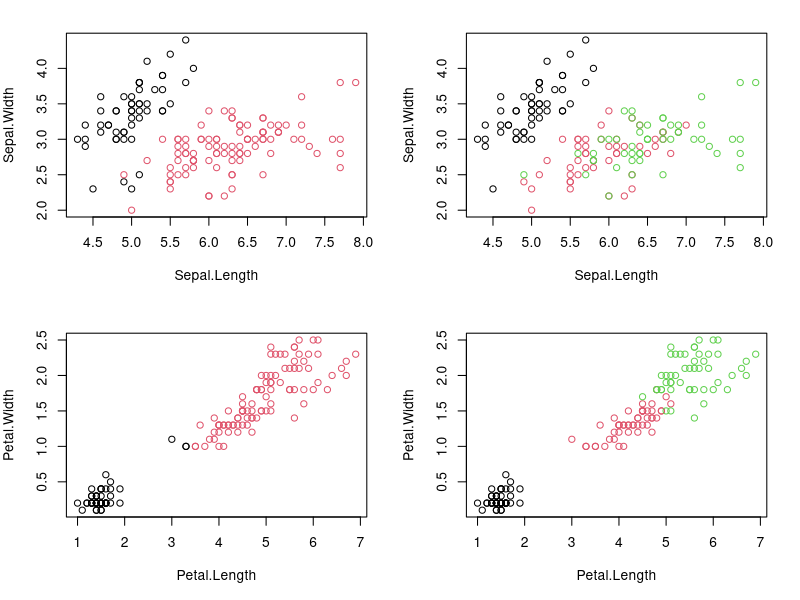
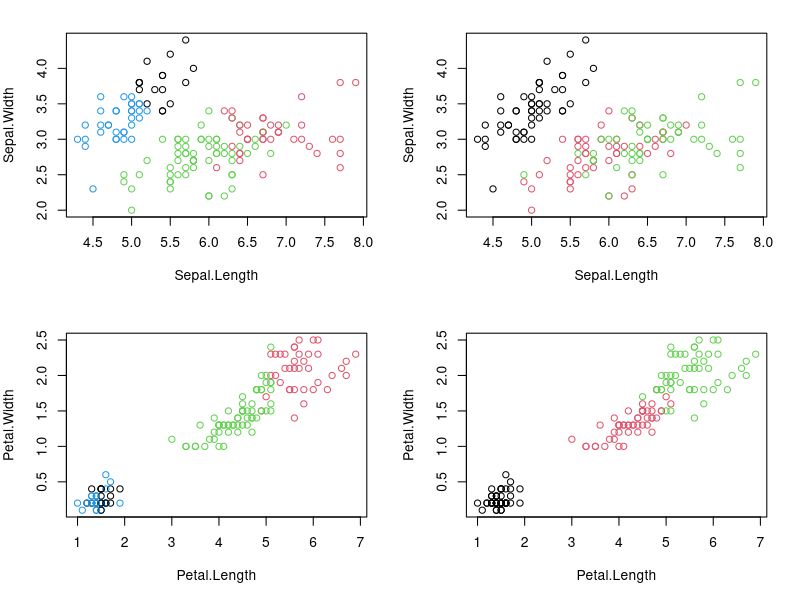
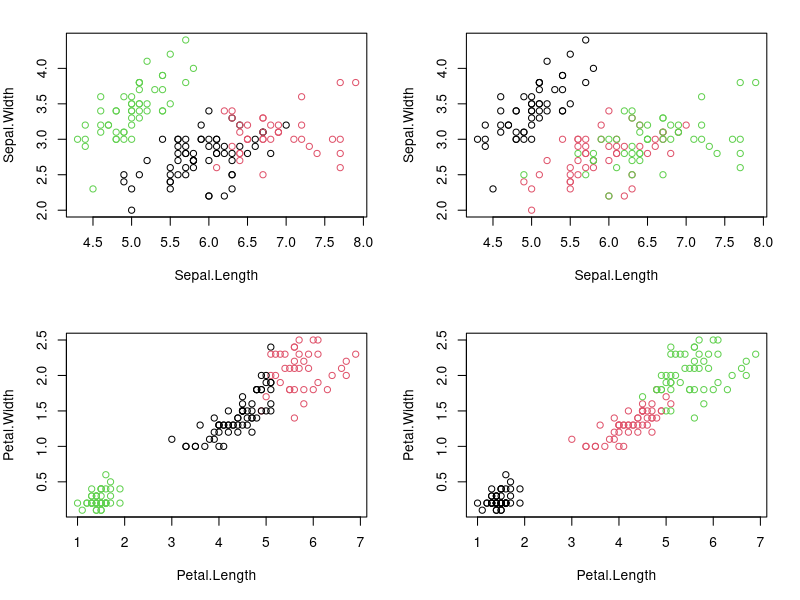
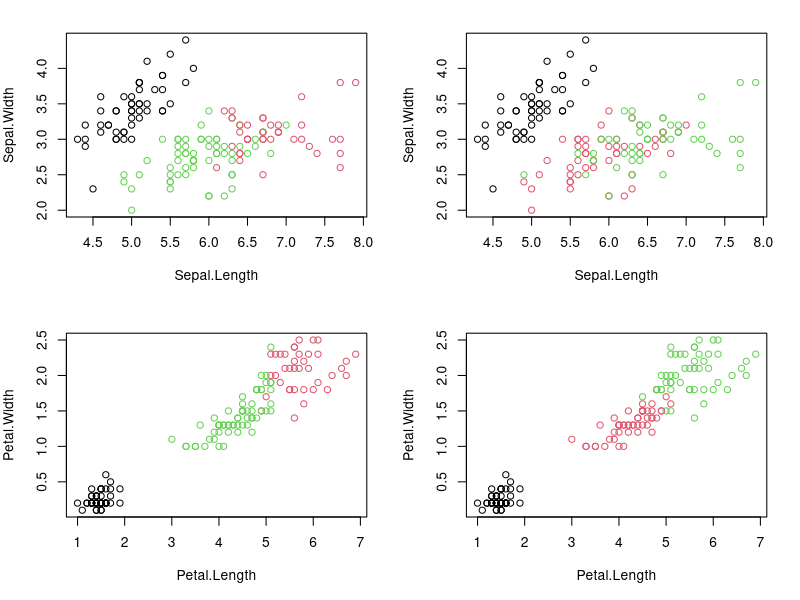
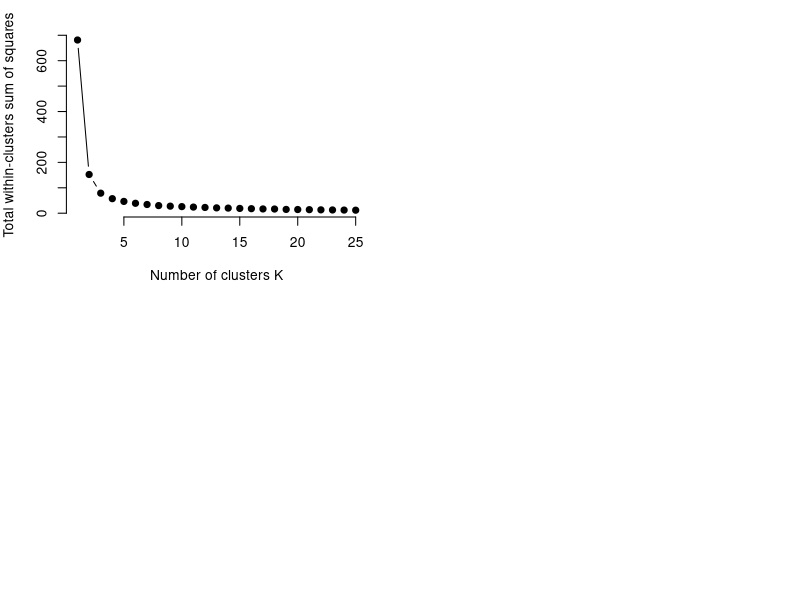

Here is the R script that generated these plots, in order:

# Author: dxjester
# Comments:  Use the R function kmeans to cluster the points as well as possible

rm(list = ls()) # new environment

library(ggplot2) # for graphing needs

set.seed(0213)

k.max <- 25
irisData <- read.table("iris.txt", header = TRUE, row.names = 1) # data import from working directory
rowNumbers= nrow(irisData) # retrieve number of rows

iris.predictors<- iris[,c(1,2,3,4)] # create new predictor vector set which leaves out the response variable
iris.response<- iris[,"Species"] # create new vector with only response variables

head(iris.predictors)
head(iris.response)

# -------------------------------------------------------------- #
# ----------------  BEGIN 2 x CLUSTER ANALYSIS ----------------- # 
# -------------------------------------------------------------- #
twoClusters<- kmeans(iris.predictors,2) #aplly k-means algorithm with no. of centroids(k)=3
twoClusters$size # gives no. of records in each cluster

par(mfrow=c(2,2), mar=c(5,4,2,2))
plot(iris.predictors[c(1,2)], col=twoClusters$cluster)# Plot to see how Sepal.Length and Sepal.Width data points have been distributed in clusters
plot(iris.predictors[c(1,2)], col=iris.response)# Plot to see how Sepal.Length and Sepal.Width data points have been distributed originally as per "class" attribute in dataset
plot(iris.predictors[c(3,4)], col=twoClusters$cluster)# Plot to see how Petal.Length and Petal.Width data points have been distributed in clusters
plot(iris.predictors[c(3,4)], col=iris.response)

table(twoClusters$cluster,iris.response)


# -------------------------------------------------------------- #
# ----------------  BEGIN 4 x CLUSTER ANALYSIS ----------------- # 
# -------------------------------------------------------------- #
fourClusters<- kmeans(iris.predictors,4) #aplly k-means algorithm with no. of centroids(k)=3
fourClusters$size # gives no. of records in each cluster

par(mfrow=c(2,2), mar=c(5,4,2,2))
plot(iris.predictors[c(1,2)], col=fourClusters$cluster)# Plot to see how Sepal.Length and Sepal.Width data points have been distributed in clusters
plot(iris.predictors[c(1,2)], col=iris.response)# Plot to see how Sepal.Length and Sepal.Width data points have been distributed originally as per "class" attribute in dataset
plot(iris.predictors[c(3,4)], col=fourClusters$cluster)# Plot to see how Petal.Length and Petal.Width data points have been distributed in clusters
plot(iris.predictors[c(3,4)], col=iris.response)

table(fourClusters$cluster,iris.response)

# -------------------------------------------------------------- #
# ----------------  BEGIN 3 x CLUSTER ANALYSIS ----------------- # 
# -------------------------------------------------------------- #
threeClusters<- kmeans(iris.predictors,3, nstart = 5) #aplly k-means algorithm with no. of centroids(k)=3
threeClusters$size # gives no. of records in each cluster

par(mfrow=c(2,2), mar=c(5,4,2,2))
plot(iris.predictors[c(1,2)], col=threeClusters$cluster)# Plot to see how Sepal.Length and Sepal.Width data points have been distributed in clusters
plot(iris.predictors[c(1,2)], col=iris.response)# Plot to see how Sepal.Length and Sepal.Width data points have been distributed originally as per "class" attribute in dataset
plot(iris.predictors[c(3,4)], col=threeClusters$cluster)# Plot to see how Petal.Length and Petal.Width data points have been distributed in clusters
plot(iris.predictors[c(3,4)], col=iris.response)

threeClusters$tot.withinss
table(threeClusters$cluster,iris.response)

# -------------------------------------------------------------- #
# ----------------  BEGIN 3 x CLUSTER ANALYSIS ----------------- # 
# -------------------------------------------------------------- #
threeClusters<- kmeans(iris.predictors,3, nstart = 50) #aplly k-means algorithm with no. of centroids(k)=3
threeClusters$size # gives no. of records in each cluster

par(mfrow=c(2,2), mar=c(5,4,2,2))
plot(iris.predictors[c(1,2)], col=threeClusters$cluster)# Plot to see how Sepal.Length and Sepal.Width data points have been distributed in clusters
plot(iris.predictors[c(1,2)], col=iris.response)# Plot to see how Sepal.Length and Sepal.Width data points have been distributed originally as per "class" attribute in dataset
plot(iris.predictors[c(3,4)], col=threeClusters$cluster)# Plot to see how Petal.Length and Petal.Width data points have been distributed in clusters
plot(iris.predictors[c(3,4)], col=iris.response)

table(threeClusters$cluster,iris.response)

library(readr)
irisModel <- sapply(1:k.max, 
              function(k){
                kmeans(iris.predictors, k, nstart=50,iter.max = 20 )$tot.withinss
              }
)
irisModel
plot(1:k.max, irisModel,
     type="b", pch = 19, frame = FALSE, 
     xlab="Number of clusters K",
     ylab="Total within-clusters sum of squares")
